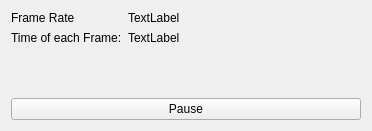
<?xml version="1.0" encoding="UTF-8"?>
<ui version="4.0">
 <class>FrameRateWidget</class>
 <widget class="QWidget" name="FrameRateWidget">
  <property name="geometry">
   <rect>
    <x>0</x>
    <y>0</y>
    <width>372</width>
    <height>131</height>
   </rect>
  </property>
  <property name="windowTitle">
   <string>Form</string>
  </property>
  <layout class="QVBoxLayout" name="verticalLayout">
   <item>
    <layout class="QFormLayout" name="formLayout">
     <item row="0" column="0">
      <widget class="QLabel" name="label">
       <property name="text">
        <string>Frame Rate</string>
       </property>
      </widget>
     </item>
     <item row="0" column="1">
      <widget class="QLabel" name="frameRateLabel">
       <property name="text">
        <string>TextLabel</string>
       </property>
      </widget>
     </item>
     <item row="1" column="0">
      <widget class="QLabel" name="label_2">
       <property name="text">
        <string>Time of each Frame:</string>
       </property>
      </widget>
     </item>
     <item row="1" column="1">
      <widget class="QLabel" name="timeOfEachFrame">
       <property name="text">
        <string>TextLabel</string>
       </property>
      </widget>
     </item>
    </layout>
   </item>
   <item>
    <widget class="QPushButton" name="pauseButton">
     <property name="text">
      <string>Pause</string>
     </property>
    </widget>
   </item>
  </layout>
 </widget>
 <resources/>
 <connections/>
</ui>
